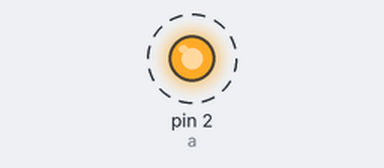
This sketch was run on a simulated Arduino Uno, built with avr-gcc and run on an emulated ATmega328P. Parts: output pins drawn as LEDs (lit = HIGH). Dashed ring = blinking.

Above: at 0.05 s.
Timing chart, 0 to 3.0 s (numbered marks = the images above):
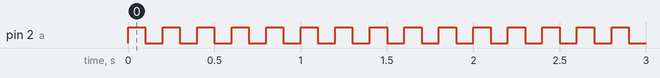

Measured:
- by itself, pin 2 (a): alternates HIGH for 0.10 s and LOW for 0.10 s

The sketch:

Arduino_Blink.ino
```cpp
int a = 2;
void setup() {
  // initialize digital pin LED_BUILTIN as an output.
  pinMode(a, OUTPUT);
}

// the loop function runs over and over again forever
void loop() {
  digitalWrite(a, HIGH);   // turn the LED on (HIGH is the voltage level)
  delay(100);                       // wait for a second
  digitalWrite(a, LOW);    // turn the LED off by making the voltage LOW
  delay(100);                       // wait for a second
}
```
